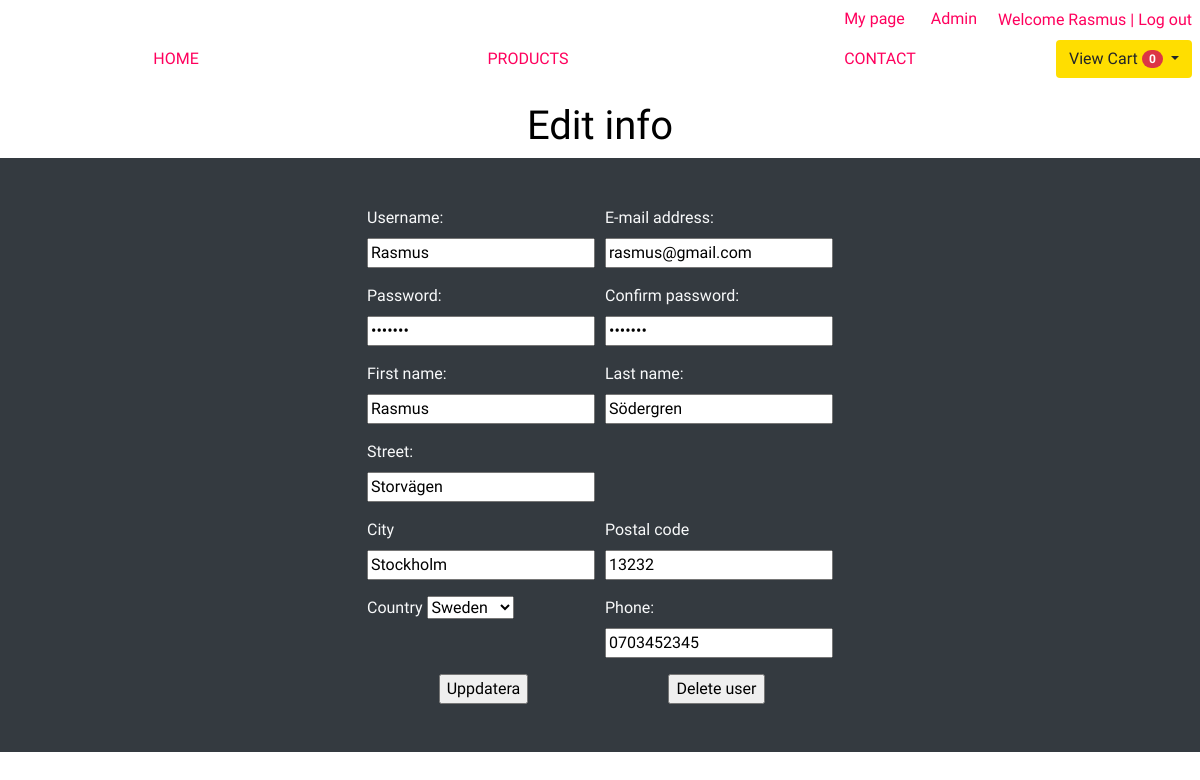
The page /edit.php?id=44 (signed in) on the database its author committed.
### tables this page shows
CREATE TABLE `users` (
  `id` int(9) NOT NULL,
  `first_name` varchar(60) NOT NULL,
  `last_name` varchar(60) NOT NULL,
  `username` varchar(30) NOT NULL,
  `email` varchar(150) NOT NULL,
  `password` varchar(60) NOT NULL,
  `phone` varchar(60) NOT NULL,
  `street` varchar(255) NOT NULL,
  `postal_code` varchar(255) NOT NULL,
  `city` varchar(90) NOT NULL,
  `country` varchar(90) NOT NULL,
  `register_date` timestamp NOT NULL DEFAULT CURRENT_TIMESTAMP
);

### src/app/users_functions.php (called while the page is built, shortened)
<?php
    function fetchAccountById() {
        global $dbconnect;
        try {
            $query = "
                SELECT * FROM users
                WHERE id = :id;
            ";
            $stmt = $dbconnect->prepare($query);
            $stmt->bindValue(':id', $_GET['id']);
            $stmt->execute();
            $konto = $stmt->fetch();
        } catch (\PDOException $e) {
            throw new \PDOException($e->getMessage(), (int) $e->getCode());
        }
        return $konto;
    }

### public/edit.php (the view, shortened to what this page needs)
<?php
    $konto = fetchAccountById($_GET['id']);
?>
<?php include('layout/header.php'); ?>
    <h1 class="text-center">Edit info</h1>
    <div class="d-flex justify-content-center bg-dark text-light py-5">
        <form action="" method="POST">
            <form>
                <div class="form-row">
                    <div class="form-group col-md-6">
                        <label for="input1">Username:</label> <br>
                        <input type="text" class="text" name="username" value="<?=htmlentities($konto['username'])?>">
                    </div>
                    <div class="form-group col-md-6">
                        <label for="input1">E-mail address:</label> <br>
                        <input type="texter" class="texter" name="email" value="<?=htmlentities($konto['email'])?>">
                    </div>
                </div>
                <div class="form-row">
                    <div class="form-group col-md-6">
                        <label for="input1">Password:</label> <br>
                        <input type="password" class="text" name="password" value="<?=htmlentities($konto['password'])?>"
                        >
                    </div>
                    <div class="form-group col-md-6">
                        <label for="input2">Confirm password:</label> <br>
                        <input type="password" class="text" name="confirmPassword" value="<?=htmlentities($konto['password'])?>">
                    </div>
                </div>
                <div class="form-row">
                    <div class="form-group col-md-6">
                        <label for="input3">First name:</label> <br>
                        <input type="text" class="text" name="first_name" value="<?=htmlentities($konto['first_name'])?>">
                    </div>
                    <div class="form-group col-md-6">
                        <label for="input4">Last name:</label> <br>
                    <input type="text" class="text" name="last_name" value="<?=htmlentities($konto['last_name'])?>">
                    </div>
                </div>
                <div class="form-group">
                    <label for="input6">Street:</label> <br>
                    <input type="text" class="text" name="street" value="<?=htmlentities($konto['street'])?>">
                </div>
                <div class="form-row">
                    <div class="form-group col-md-6">
                        <label for="input7">City</label> <br>
                        <input type="text" class="text" name="city" value="<?=htmlentities($konto['city'])?>">
                    </div>
                    <div class="form-group col-md-6">
                        <label for="input8">Postal code</label> <br>
                        <input type="text" class="text" name="postal_code" value="<?=htmlentities($konto['postal_code'])?>">
                    </div>
                </div>
                <div class="form-row">
                    <div class="form-group col-md-6">
                        <?php
                        $countries = [
                            'norway' => 'Norway',
                            'denmark' => 'Denmark',
                            'finland' => 'Finland',
                            'sweden' => 'Sweden',
                        ];
                        ?>
                        <label for="country">Country</label>
                        <select id="country" name="country">
                            <?php foreach ($countries as $countryKey => $countryName) { ?>
                               <?php if ($konto['country'] == $countryKey){ ?>
                                    <option selected value="<?=$countryKey?>"> <?=$countryName?></option>
                               <?php } else { ?>
                                    <option value="<?=$countryKey?>"> <?=$countryName?></option>
                             <?php   } ?>
                            <?php }  ?>
                        </select>
                    </div>
                    <div class="form-group col-md-6">
                        <label for="input5">Phone:</label> <br>
                        <input type="text" class="text" name="phone" value="<?=htmlentities($konto['phone'])?>">
                    </div>
                </div>
                <div class="d-flex justify-content-center">
                    <div class="col text-center">
                        <input type="submit" name="signup" value="Uppdatera">
                    </div>
                    <div class="col text-center">
                        <form method="POST">
                            <input type="submit" name="deleteBtn" value="Delete user" class="deleteBtn>
                        </form>
                    </div>
                </div>
            </form>
        </form>
    </div>
<?php include('layout/footer.php'); ?>

### public/css/style.css (style rules this page uses)
body { font-family: 'Kameron', serif; color: black !important; }

### rows shown on the page
users: username "Rasmus", email "rasmus@gmail.com", first_name "Rasmus", last_name "Södergren", street "Storvägen", city "Stockholm", postal_code "13232", country "Sweden", phone "0703452345"

### other values the page prints
$loggedInUsername "Rasmus"
$articleItemCount "0"
